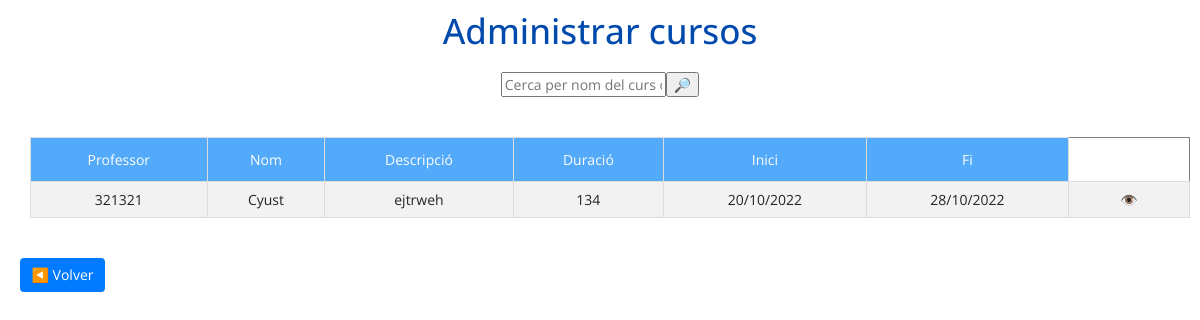
/teacher/teacherCourses.php (signed in), run on the app's committed database.
### tables this page shows
CREATE TABLE `courses` (
  `id_course` int(11) NOT NULL,
  `teacher_id` int(11) NOT NULL,
  `name` varchar(50) NOT NULL,
  `description` varchar(255) NOT NULL,
  `duration` int(15) DEFAULT NULL,
  `start` int(50) NOT NULL,
  `end` int(50) NOT NULL
);

CREATE TABLE `teacher` (
  `teacher_id` int(11) NOT NULL,
  `dni` varchar(21) NOT NULL,
  `name` varchar(50) NOT NULL,
  `surname` varchar(50) NOT NULL,
  `title` varchar(50) NOT NULL,
  `description` varchar(50) NOT NULL,
  `password` varchar(255) NOT NULL,
  `created_at` datetime DEFAULT current_timestamp(),
  `image` varchar(100) DEFAULT NULL
);

### teacher/teacherCourses.php (the view, shortened to what this page needs)
<!DOCTYPE html>
<html lang="en">
<head>
  <link rel="stylesheet" href="../styles/admin.css">
  <link rel="stylesheet" href="https://stackpath.bootstrapcdn.com/bootstrap/4.5.2/css/bootstrap.min.css">
</head>
<body>
  <h1>Administrar cursos</h1>
  <?php
  $con = mysqli_connect("localhost", "root", "");
  mysqli_select_db($con, "courses");
  echo "<div style='display: flex; justify-content: center; margin-bottom: 20px; align-items:center;'>";
  echo "<form action='teacherCourses.php' method='GET'>";
  echo "<input type='text' name='search' placeholder='Cerca per nom del curs o DNI'>";
  echo "<input type='submit' value='🔎'>";
  echo "</form>";
  echo "</div>";
  $query = "SELECT * FROM courses";
  $courses = mysqli_query($con, $query);
  ?>
  <div style="width: 100%; display: flex; justify-content: center; margin-bottom: 20px; align-items:center;">
    <?php
    echo "<table border='1'>
<tr>
<th>Professor</th>
<th>Nom</th>
<th>Descripció</th>
<th>Duració</th>
<th>Inici</th>
<th>Fi</th>
</tr>";
    $query = 'SELECT * FROM teacher';
    $result = mysqli_query($con, $query);
    while ($course_row = mysqli_fetch_array($courses)) {
      $enrollmentQuery = "SELECT * FROM enrollment WHERE id_course = " . $course_row['id_course'] . " AND id_student = " . $_SESSION['id'];
      $resultQuery = mysqli_query($con, $enrollmentQuery);
      if ($course_row['start'] > time() && mysqli_num_rows($resultQuery) == 0) {
        echo "<tr>";
        while ($teacher_row = mysqli_fetch_array($result)) {
          if ($teacher_row['teacher_id'] == $teacher_row['teacher_id']) {
            $teacher_name = $teacher_row['name'];
          }
        }
          if ($course_row['teacher_id'] == $_SESSION['id']) {
            echo "<td>" . $teacher_name . "</td>";
            echo "<td>" . $course_row['name'] . "</td>";
            echo "<td>" . $course_row['description'] . "</td>";
            echo "<td>" . $course_row['duration'] . "</td>";
            echo "<td>" . date('d/m/Y', $course_row['start']) . "</td>";
            echo "<td>" . date('d/m/Y', $course_row['end']) . "</td>";
            echo "<form method='post' action=" . htmlspecialchars($_SERVER["PHP_SELF"]) . " >";
            echo "<td><a href='teacherCourse.php?id_course=" . $course_row['id_course'] . "'>👁️</a>";
            echo "</td>";
            echo "</tr>";
          }
      }
      mysqli_data_seek($result, 0);
    }
    echo "</table>";
    ?>
  </div>
  <a href="teacherPanel.php" class="btn btn-primary">
  ◀️ Volver</a>
</body>
</html>

### styles/admin.css (style rules this page uses)
* { text-align: center; font: 14px 'Open Sans', sans-serif; margin: 10px; }
h1 { color: #004aad; }
table { border-collapse: collapse; width: 100%; }
td, th { border: 1px solid #ddd; padding: 8px; }
tr:nth-child(even) { background-color: #f2f2f2; }
th { padding-top: 12px; padding-bottom: 12px; text-align: left; background-color: #53a9fa; color: white; }

### data on the page
courses: teacher.name "321321", name "Cyust", description "ejtrweh", duration "134", start "20/10/2022", end "28/10/2022"
